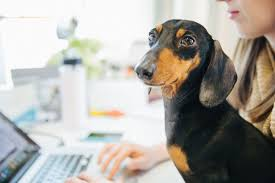
#> input picture sessions/session4/images.jpg, 275 x 183 px
$ python .py
#> lines starting #> are read from the running program, lines starting #| are printed output that depends on the picture
import cv2 as cv

img = cv.imread("images.jpg",0)
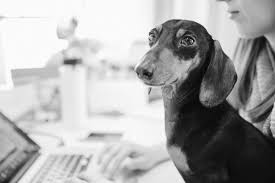
#> img: shape (183, 275); min 0, max 255, mean 169.9

cv.imshow("images.jpg",img)
k = cv.waitKey(100000) # Wait for a keystroke in the window
#> (key Esc is pressed here)
cv.destroyAllWindows()

$ run again, with sessions/session4/a1.jpg copied over sessions/session4/images.jpg
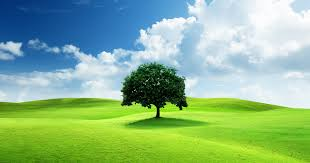
#> input picture sessions/session4/a1.jpg, 310 x 163 px
#> `img = cv.imread("images.jpg",0)`:
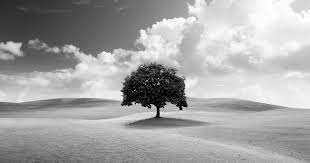
#> img: shape (163, 310); min 0, max 255, mean 165.4
